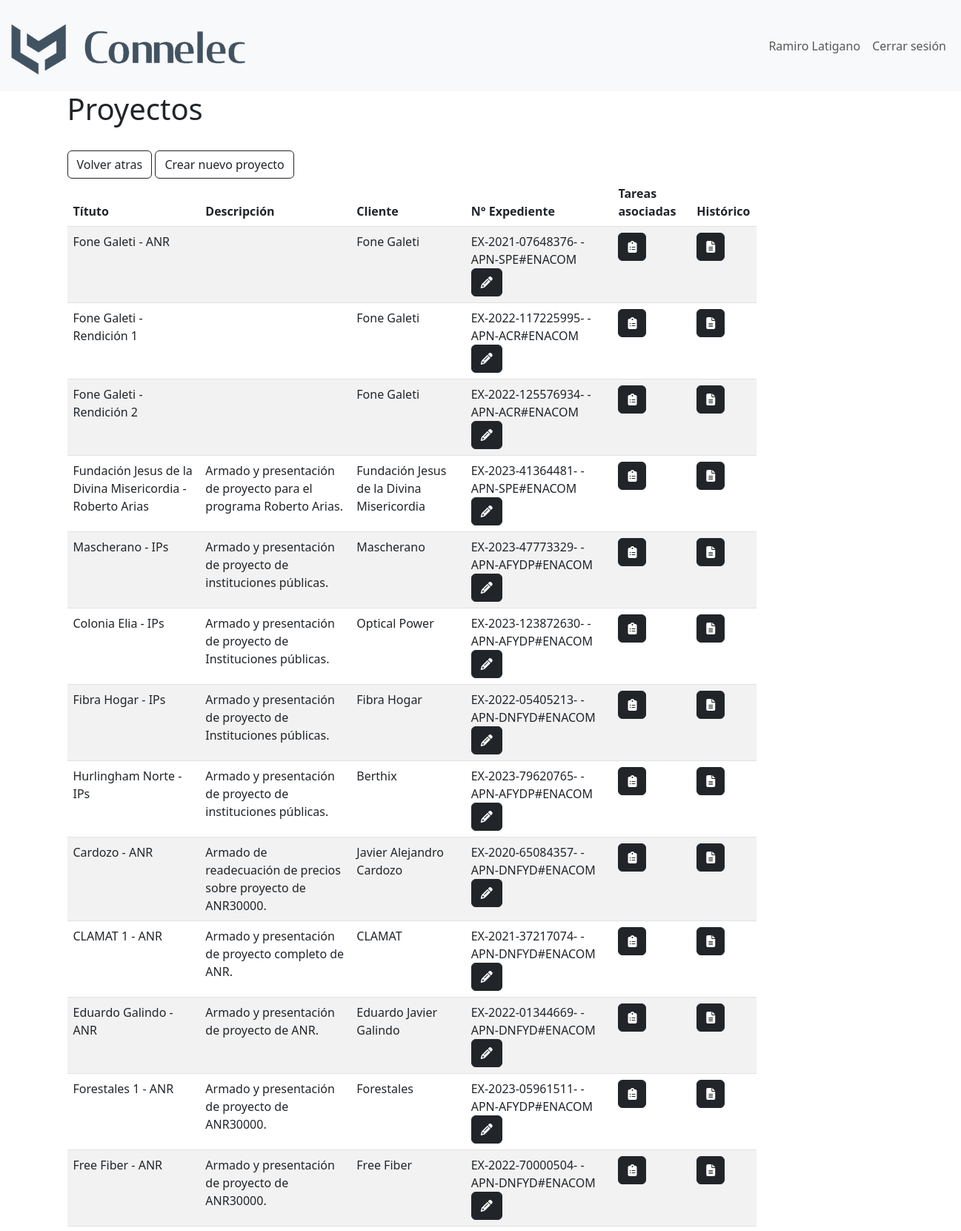
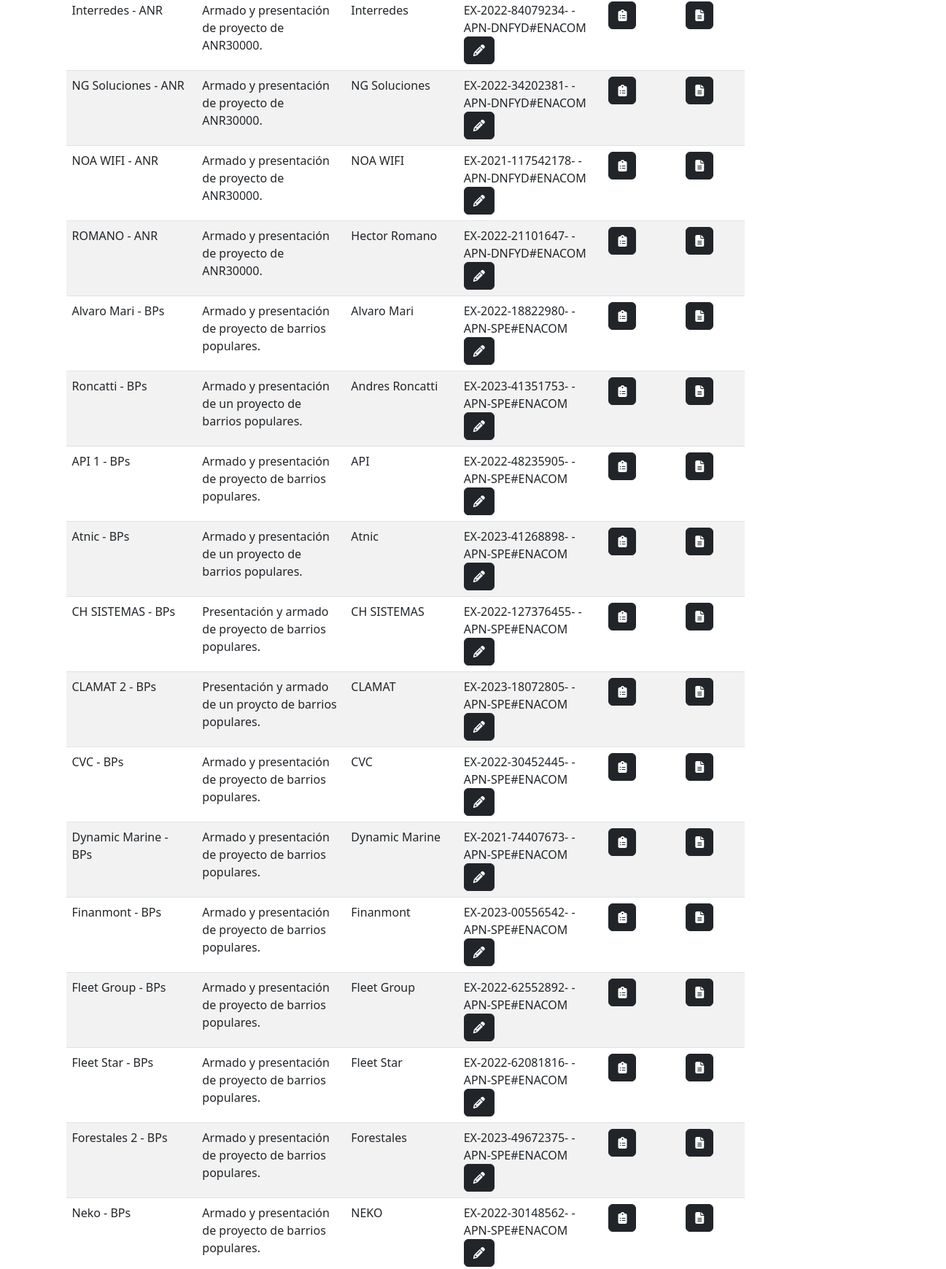
Screenshot of /proyectos/verProyectos (signed in, upper part) with the database file from the repository (2 pictures, top to bottom).
### proyectos/models.py (models this page shows, shortened)
class Proyectos(models.Model):
    nombre = models.CharField(max_length=100)
    cliente = models.ForeignKey(
        "clientes.Cliente", on_delete=models.CASCADE, default=None, blank=True)
    descripcion = models.TextField(max_length=500, blank=True)
    n_expediente = models.CharField(
        max_length=200, blank=True, default=None, null=True)
    fecha_creacion = models.DateTimeField(auto_now_add=True)
    fecha_actualizacion = models.DateTimeField(auto_now=True)

### clientes/models.py (models this page shows, shortened)
class Cliente(models.Model):
    nombre = models.CharField(max_length=100)
    razon_social = models.CharField(max_length=100, blank=True)
    cuit = models.CharField(max_length=20, blank=True)
    email = models.EmailField(max_length=50, blank=True)
    telefono = models.CharField(max_length=20, blank=True)
    direccion = models.CharField(max_length=100, blank=True)
    provincia = models.CharField(max_length=50, blank=True)
    fecha_creacion = models.DateTimeField(auto_now_add=True)
    fecha_actualizacion = models.DateTimeField(auto_now=True)
    def __str__(self):
        return self.nombre

### proyectos/views.py (the view)
# urls.py: path('verProyectos', ver_proyectos, name='verProyectos'),
def ver_proyectos(request):
    usuario = User.objects.get(username=request.user).get_full_name()
    Usus = User.objects.all()
    Proys = Proyectos.objects.all()
    data = {
        'usuario': usuario,
        'Usus': Usus,
        'Proys': Proys
    }
    return render(request, 'proyectos/ver_proyectos.html', data)

### core/templates/proyectos/ver_proyectos.html (shortened to what this page needs)
{% extends 'core/base.html' %}
{% load static %}
    {% block content %}
    <div class="container">
        <h1>Proyectos</h1>
        <br>
        <a href="/proyectos"><button type="button" class="btn btn-outline-dark">Volver atras</button></a> <a href="crearProyecto"><button type="button" class="btn btn-outline-dark">Crear nuevo proyecto</button></a>
    </div>
        <div class="container">
            <div class="col-sm-10 col-md-10 col-lg-10 col-xl-10">
                <table id="Proyectos" class="table table-hover table table-striped">
                    <thead>
                        <tr>
                            <th class="centered">Títuto</th>
                            <th class="centered">Descripción</th>
                            <th class="centered">Cliente</th>
                            <th class="centered">N° Expediente</th>
                            <th class="centered">Tareas asociadas</th>
                            <th class="centered">Histórico</th>
                        </tr>
                    </thead>
                    <tbody id="tableBody_Clientes">
                        {% for p in Proys %}
                            <tr>
                                <td>{{p.nombre}}</td>
                                <td>{{p.descripcion}}</td>
                                <td>{{p.cliente}}</td>
                                <td>
                                    {% if p.n_expediente != None %}
                                        {{p.n_expediente}}
                                    {% else %}
                                        <p>Sin expediente</p>
                                    {% endif %}
                                    <button type="button" id="editarProyecto" class="btn btn-dark btn-xs" data-bs-toggle="modal" data-bs-target="#editarProyectoModal" data-bs-whatever="{{p.nombre}}:{{p.n_expediente}}"><i class="fa-solid fa-pencil sm"></i></button>
                                </td>
                                <td>
                                    <a href="/tareas/porProyecto/{{p.nombre}}"><button type="button" class="btn btn-dark btn-xs"><i class="fa-solid fa-clipboard-list"></i></button></a>
                                </td>
                                <td>
                                    <a href="/tareas/historico/{{p.nombre}}"><button type="button" class="btn btn-dark btn-xs"><i class="fa-solid fa-file-lines"></i></button></a>
                                </td>
                            </tr>
                        {% endfor %}
                    </tbody>
                </table>
            </div>
        </div>
    {% endblock %}

### rows the page displays
Proyectos: nombre "Fone Galeti - ANR", cliente "Fone Galeti", n_expediente "EX-2021-07648376- -APN-SPE#ENACOM"
Proyectos: nombre "Fone Galeti - Rendición 1", cliente "Fone Galeti", n_expediente "EX-2022-117225995- -APN-ACR#ENACOM"
Proyectos: nombre "Fone Galeti - Rendición 2", cliente "Fone Galeti", n_expediente "EX-2022-125576934- -APN-ACR#ENACOM"
Proyectos: nombre "Fundación Jesus de la Divina Misericordia - Roberto Arias", descripcion "Armado y presentación de proyecto para el programa Roberto Arias.", cliente "Fundación Jesus de la Divina Misericordia", n_expediente "EX-2023-41364481- -APN-SPE#ENACOM"
Proyectos: nombre "Mascherano - IPs", descripcion "Armado y presentación de proyecto de instituciones públicas.", cliente "Mascherano", n_expediente "EX-2023-47773329- -APN-AFYDP#ENACOM"
Proyectos: nombre "Colonia Elia - IPs", descripcion "Armado y presentación de proyecto de Instituciones públicas.", cliente "Optical Power", n_expediente "EX-2023-123872630- -APN-AFYDP#ENACOM"
Proyectos: nombre "Fibra Hogar - IPs", descripcion "Armado y presentación de proyecto de Instituciones públicas.", cliente "Fibra Hogar", n_expediente "EX-2022-05405213- -APN-DNFYD#ENACOM"
Proyectos: nombre "Hurlingham Norte - IPs", descripcion "Armado y presentación de proyecto de instituciones públicas.", cliente "Berthix", n_expediente "EX-2023-79620765- -APN-AFYDP#ENACOM"
Proyectos: nombre "Cardozo - ANR", descripcion "Armado de readecuación de precios sobre proyecto de ANR30000.", cliente "Javier Alejandro Cardozo", n_expediente "EX-2020-65084357- -APN-DNFYD#ENACOM"
Proyectos: nombre "CLAMAT 1 - ANR", descripcion "Armado y presentación de proyecto completo de ANR.", cliente "CLAMAT", n_expediente "EX-2021-37217074- -APN-DNFYD#ENACOM"
Proyectos: nombre "Eduardo Galindo - ANR", descripcion "Armado y presentación de proyecto de ANR.", cliente "Eduardo Javier Galindo", n_expediente "EX-2022-01344669- -APN-DNFYD#ENACOM"
Proyectos: nombre "Forestales 1 - ANR", descripcion "Armado y presentación de proyecto de ANR30000.", cliente "Forestales", n_expediente "EX-2023-05961511- -APN-AFYDP#ENACOM"
Proyectos: nombre "Free Fiber - ANR", descripcion "Armado y presentación de proyecto de ANR30000.", cliente "Free Fiber", n_expediente "EX-2022-70000504- -APN-DNFYD#ENACOM"
Proyectos: nombre "Interredes - ANR", descripcion "Armado y presentación de proyecto de ANR30000.", cliente "Interredes", n_expediente "EX-2022-84079234- -APN-DNFYD#ENACOM"
Proyectos: nombre "NG Soluciones - ANR", descripcion "Armado y presentación de proyecto de ANR30000.", cliente "NG Soluciones", n_expediente "EX-2022-34202381- -APN-DNFYD#ENACOM"
Proyectos: nombre "NOA WIFI - ANR", descripcion "Armado y presentación de proyecto de ANR30000.", cliente "NOA WIFI", n_expediente "EX-2021-117542178- -APN-DNFYD#ENACOM"
Proyectos: nombre "ROMANO - ANR", descripcion "Armado y presentación de proyecto de ANR30000.", cliente "Hector Romano", n_expediente "EX-2022-21101647- -APN-DNFYD#ENACOM"
Proyectos: nombre "Alvaro Mari - BPs", descripcion "Armado y presentación de proyecto de barrios populares.", cliente "Alvaro Mari", n_expediente "EX-2022-18822980- -APN-SPE#ENACOM"
Proyectos: nombre "Roncatti - BPs", descripcion "Armado y presentación de un proyecto de barrios populares.", cliente "Andres Roncatti", n_expediente "EX-2023-41351753- -APN-SPE#ENACOM"
Proyectos: nombre "API 1 - BPs", descripcion "Armado y presentación de proyecto de barrios populares.", cliente "API", n_expediente "EX-2022-48235905- -APN-SPE#ENACOM"
Proyectos: nombre "Atnic - BPs", descripcion "Armado y presentación de un proyecto de barrios populares.", cliente "Atnic", n_expediente "EX-2023-41268898- -APN-SPE#ENACOM"
Proyectos: nombre "CH SISTEMAS - BPs", descripcion "Presentación y armado de proyecto de barrios populares.", cliente "CH SISTEMAS", n_expediente "EX-2022-127376455- -APN-SPE#ENACOM"
Proyectos: nombre "CLAMAT 2 - BPs", descripcion "Presentación y armado de un proycto de barrios populares.", cliente "CLAMAT", n_expediente "EX-2023-18072805- -APN-SPE#ENACOM"
Proyectos: nombre "CVC - BPs", descripcion "Armado y presentación de proyecto de barrios populares.", cliente "CVC", n_expediente "EX-2022-30452445- -APN-SPE#ENACOM"
Proyectos: nombre "Dynamic Marine - BPs", descripcion "Armado y presentación de proyecto de barrios populares.", cliente "Dynamic Marine", n_expediente "EX-2021-74407673- -APN-SPE#ENACOM"
Proyectos: nombre "Finanmont - BPs", descripcion "Armado y presentación de proyecto de barrios populares.", cliente "Finanmont", n_expediente "EX-2023-00556542- -APN-SPE#ENACOM"
Proyectos: nombre "Fleet Group - BPs", descripcion "Armado y presentación de proyecto de barrios populares.", cliente "Fleet Group", n_expediente "EX-2022-62552892- -APN-SPE#ENACOM"
Proyectos: nombre "Fleet Star - BPs", descripcion "Armado y presentación de proyecto de barrios populares.", cliente "Fleet Star", n_expediente "EX-2022-62081816- -APN-SPE#ENACOM"
Proyectos: nombre "Forestales 2 - BPs", descripcion "Armado y presentación de proyecto de barrios populares.", cliente "Forestales", n_expediente "EX-2023-49672375- -APN-SPE#ENACOM"
Proyectos: nombre "Neko - BPs", descripcion "Armado y presentación de proyecto de barrios populares.", cliente "NEKO", n_expediente "EX-2022-30148562- -APN-SPE#ENACOM"

### other values shown
{{ usuario }} "Ramiro Latigano"
